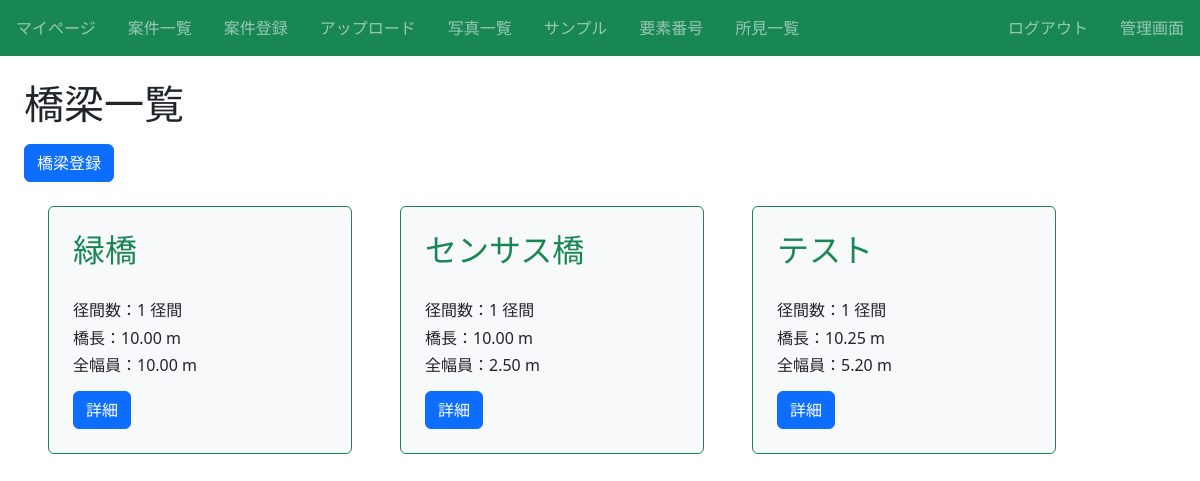
/article/4/infra/ (signed in), run on the app's committed database.
### infra/models.py (models this page shows, shortened)
class Infra(models.Model):
  title = models.CharField(max_length=100)# 橋名
  径間数 = models.IntegerField()# 径間数
  橋長 = models.DecimalField(max_digits=10, decimal_places=2)# 橋長(最大桁数10桁、小数点以下2桁)
  全幅員 = models.DecimalField(max_digits=10, decimal_places=2)# 全幅員(最大桁数10桁、小数点以下2桁)
  路線名 = models.CharField(max_length=50)# 路線名
  latitude = models.CharField(max_length=50, blank=True)# 緯度
  longitude = models.CharField(max_length=50, blank=True)# 経度
  橋梁コード = models.CharField(max_length=50, blank=True)# 橋梁コード
  活荷重 = models.ManyToManyField(LoadWeight)# 活荷重
  等級 = models.ManyToManyField(LoadGrade)# 等級
  適用示方書 = models.ManyToManyField(Rulebook)# 適用示方書
  上部構造形式 = models.CharField(max_length=100)# 上部構造形式
  下部構造形式 = models.CharField(max_length=100)# 下部構造形式
  基礎構造形式 = models.CharField(max_length=100)# 基礎構造形式
  近接方法 = models.ManyToManyField(Approach)# 近接方法
  交通規制 = models.ManyToManyField(Regulation)# 交通規制
  第三者点検 = models.ManyToManyField(Thirdparty)# 第三者点検の有無
  海岸線との距離 = models.CharField(max_length=100)# 海岸線の距離
  路下条件 = models.ManyToManyField(UnderCondition)# 路下条件
  特記事項 = models.CharField(max_length=100, blank=True)# 特記事項
  カテゴリー = models.CharField(max_length=100, choices = CATEGORY)# カテゴリー
  交通量 = models.CharField(max_length=10, blank=True)# 12時間交通量
  大型車混入率 = models.CharField(max_length=10, blank=True)# 大型車混入率
  article = models.ForeignKey(Article, on_delete=models.CASCADE)

### infra/views.py (the view)
# urls.py: path('article/<int:pk>/infra/', views.ListInfraView.as_view(), name='list-infra'),# 対象の一覧
class ListInfraView(LoginRequiredMixin, ListView):
    template_name = 'infra/infra_list.html'
    model = Infra # 使用するモデル「infra」
    def get_queryset(self, **kwargs):
        queryset = super().get_queryset(**kwargs)
        article = Article.objects.get(id = self.kwargs["pk"])
        queryset = queryset.filter(article=article)
        return queryset
    def get_context_data(self, **kwargs):
        kwargs["article_id"] = self.kwargs["pk"]
        return super().get_context_data(**kwargs)

### infra/templates/infra/infra_list.html (shortened to what this page needs)
{% extends "base.html" %}
{% block h1 %}橋梁一覧{% endblock %}
{% block content %}
<div class="mt-3">
  <a href="{% url 'create-infra' pk=article_id %}" class="btn btn-primary">橋梁登録</a>
</div>
<div class="d-flex flex-wrap">
    {% for item in object_list %}
    <div class="p-4 m-4 bg-light border border-success rounded" style="width: 19rem;">
        <h2 class="text-success">{{ item.title }}</h2><br>
        <h6 class="card-text">径間数：{{ item.径間数 }} 径間</h6>
        <h6 class="card-text">橋長：{{ item.橋長 }} m</h6>
        <h6 class="card-text">全幅員：{{ item.全幅員 }} m</h6>
        <div class="mt-3">
            <a href="{% url 'detail-infra' item.pk %}" class="btn btn-primary">詳細</a>
        </div>
    </div>
    {% endfor %}
</div>
{% endblock content %}

### infra/static/infra/css/style.css (style rules this page uses)
a { text-decoration: none; }

### data on the page
Infra: title "緑橋", 径間数 "1", 橋長 "10.00", 全幅員 "10.00"
Infra: title "センサス橋", 径間数 "1", 橋長 "10.00", 全幅員 "2.50"
Infra: title "テスト", 径間数 "1", 橋長 "10.25", 全幅員 "5.20"
